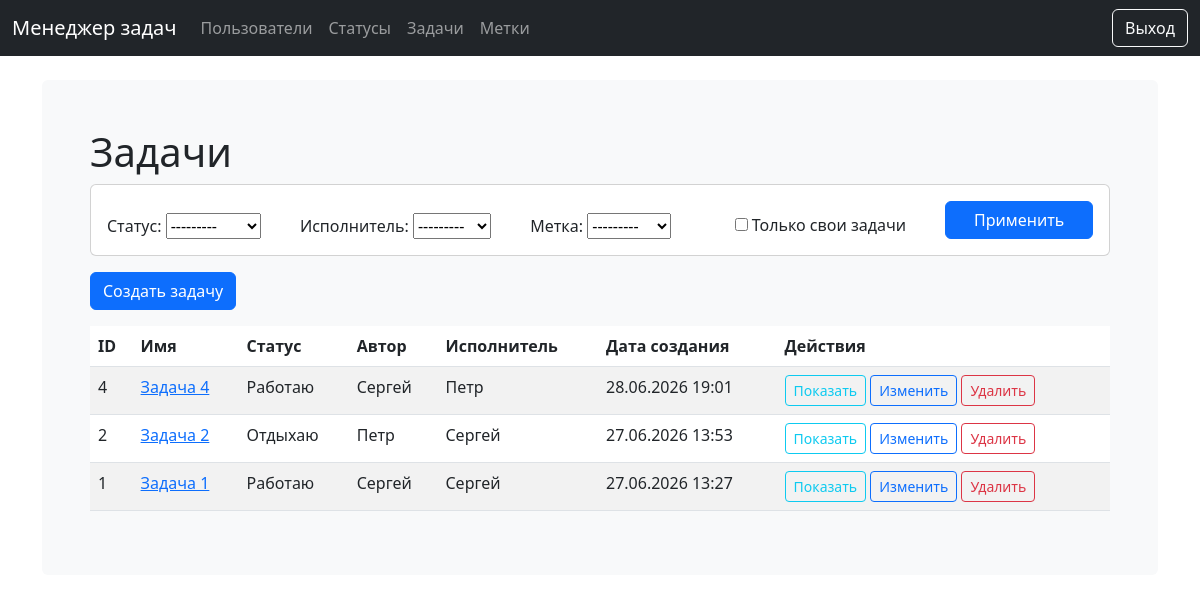
The page /tasks/ (signed in) on the database as committed earlier.
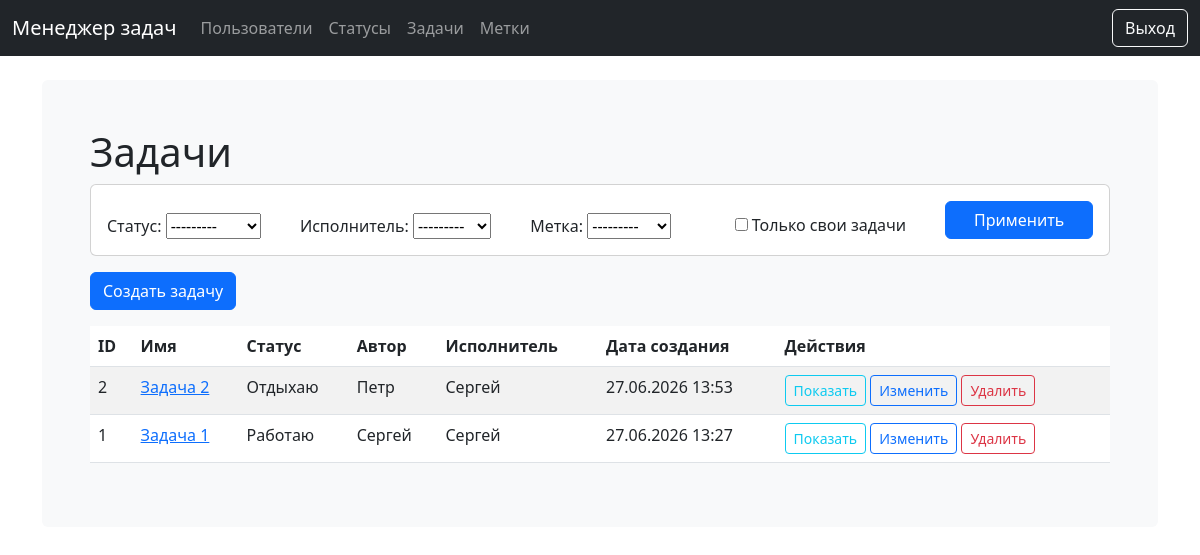
The same page on the database as committed later.
### tasks/models.py (models this page shows, shortened)
class Task(models.Model):
    name = models.CharField(max_length=255, verbose_name=_("Name"))
    description = models.TextField(blank=True, verbose_name=_("Description"))
    status = models.ForeignKey(
        Status, on_delete=models.PROTECT, verbose_name=_("Status")
    )
    author = models.ForeignKey(
        User,
        on_delete=models.PROTECT,
        related_name="authored_tasks",
        verbose_name=_("Author"),
    )
    executor = models.ForeignKey(
        User,
        on_delete=models.PROTECT,
        null=True,
        blank=True,
        related_name="executed_tasks",
        verbose_name=_("Executor"),
    )
    labels = models.ManyToManyField(Label, blank=True, verbose_name=_("Labels"))
    created_at = models.DateTimeField(auto_now_add=True)
    class Meta:
        verbose_name = _("Task")
        verbose_name_plural = _("Tasks")
        ordering = ["-created_at"]

### statuses/models.py (models this page shows)
class Status(models.Model):
    name = models.CharField(max_length=100, unique=True, verbose_name=_("Name"))
    created_at = models.DateTimeField(auto_now_add=True)
    class Meta:
        verbose_name = _("Status")
        verbose_name_plural = _("Statuses")
        ordering = ["created_at"]
    def __str__(self):
        return self.name

### tasks/views.py (the view)
# urls.py: path("", views.TaskListView.as_view(), name="list"),
class TaskListView(LoginRequiredMixin, FilterView):
    model = Task
    template_name = "tasks/index.html"
    context_object_name = "tasks"
    filterset_class = TaskFilter
    def get_queryset(self):
        return Task.objects.all()

### tasks/models.py (called while the page is built)
    def __str__(self):
        return self.name

### tasks/templates/tasks/index.html (shortened to what this page needs)
{% extends 'base.html' %}
{% load i18n %}
{% load django_bootstrap5 %}
{% block content %}
<h1>Задачи</h1>
<div class="card mb-3">
    <div class="card-body">
        <form method="get" class="d-flex flex-wrap align-items-end gap-2">
            <div class="flex-fill" style="min-width: 120px;">
                {{ filter.form.status.label_tag }}
                {{ filter.form.status }}
            </div>
            <div class="flex-fill" style="min-width: 120px;">
                {{ filter.form.executor.label_tag }}
                {{ filter.form.executor }}
            </div>
            <div class="flex-fill" style="min-width: 120px;">
                {{ filter.form.labels.label_tag }}
                {{ filter.form.labels }}
            </div>
            <div class="flex-fill" style="min-width: 140px;">
                <div class="form-check">
                    {{ filter.form.self_tasks }}
                    <label class="form-check-label"
                           for="{{ filter.form.self_tasks.id_for_label }}">
                        Только свои задачи
                    </label>
                </div>
            </div>
            <div class="flex-fill" style="min-width: 100px; max-width: 150px;">
                <button type="submit" class="btn btn-primary w-100">
                    Применить
                </button>
            </div>
        </form>
    </div>
</div>
<a href="{% url 'tasks:create' %}"
   class="btn btn-primary mb-3">
    Создать задачу
</a>
<table class="table table-striped">
    <thead>
        <tr>
            <th>ID</th>
            <th>Имя</th>
            <th>Статус</th>
            <th>Автор</th>
            <th>Исполнитель</th>
            <th>Дата создания</th>
            <th>Действия</th>
        </tr>
    </thead>
    <tbody>
        {% for task in tasks %}
        <tr>
            <td>{{ task.id }}</td>
	    <td><a href="{% url 'tasks:detail' task.pk %}">{{ task.name }}</a></td>
            <td>{{ task.status.name }}</td>
            <td>{{ task.author.username }}</td>
            <td>{{ task.executor.username|default:"—" }}</td>
            <td>{{ task.created_at|date:"d.m.Y H:i" }}</td>
            <td>
                <a href="{% url 'tasks:detail' task.pk %}"
                   class="btn btn-sm btn-outline-info">
                    Показать
                </a>
                <a href="{% url 'tasks:update' task.pk %}"
                   class="btn btn-sm btn-outline-primary">
                    Изменить
                </a>
                <a href="{% url 'tasks:delete' task.pk %}"
                   class="btn btn-sm btn-outline-danger">
                    Удалить
                </a>
            </td>
        </tr>
        {% empty %}
        <tr>
            <td colspan="7">Задач пока нет.</td>
        </tr>
        {% endfor %}
    </tbody>
</table>
{% endblock %}

### task_manager/templates/base.html (shortened to what this page needs)
<!doctype html>
<html lang="en">
{% load i18n %}
<head>
    <link href="https://cdn.jsdelivr.net/npm/bootstrap@5.3.0/dist/css/bootstrap.min.css"
          rel="stylesheet">
</head>
<body>
    <nav class="navbar navbar-expand-md navbar-dark bg-dark mb-4">
        <div class="container-fluid">
            <a class="navbar-brand"
               href="{% url 'index' %}">
                {% trans "Task Manager" %}
            </a>
            <div class="collapse navbar-collapse"
                 id="navbarCollapse">
                <ul class="navbar-nav me-auto mb-2 mb-md-0">
                    <li class="nav-item">
                        <a class="nav-link"
                           href="{% url 'users_list' %}">
                            {% trans "Users" %}
                        </a>
                    </li>
                    {% if user.is_authenticated %}
                        <li class="nav-item">
                            <a class="nav-link"
                               href="{% url 'statuses:list' %}">
                                {% trans "Statuses" %}
                            </a>
                        </li>
                        <li class="nav-item">
                            <a class="nav-link"
                               href="{% url 'tasks:list' %}">
                                Задачи
                            </a>
                        </li>
                        <li class="nav-item">
                            <a class="nav-link"
                               href="{% url 'labels:list' %}">
                                Метки
                            </a>
                        </li>
                    {% endif %}
                </ul>
                <ul class="navbar-nav ms-auto mb-2 mb-md-0">
                    {% if user.is_authenticated %}
                        <li class="nav-item">
                            <form action="{% url 'logout' %}"
                                  method="post"
                                  style="display: inline;">
                                <button type="submit"
                                        class="btn btn-outline-light">
                                    {% trans "Log out" %}
                                </button>
                            </form>
                        </li>
                    {% endif %}
                </ul>
            </div>
        </div>
    </nav>
    <main class="container">
        <div class="bg-body-tertiary p-5 rounded">
            {% block content %}
            {% endblock %}
        </div>
    </main>
</body>
</html>

Rows that differ between the two databases and show on the page:
removed Task: id "4", name "Задача 4", status.name "Работаю", author.username "Сергей", executor.username "Петр", created_at "28.06.2026 19:01"
